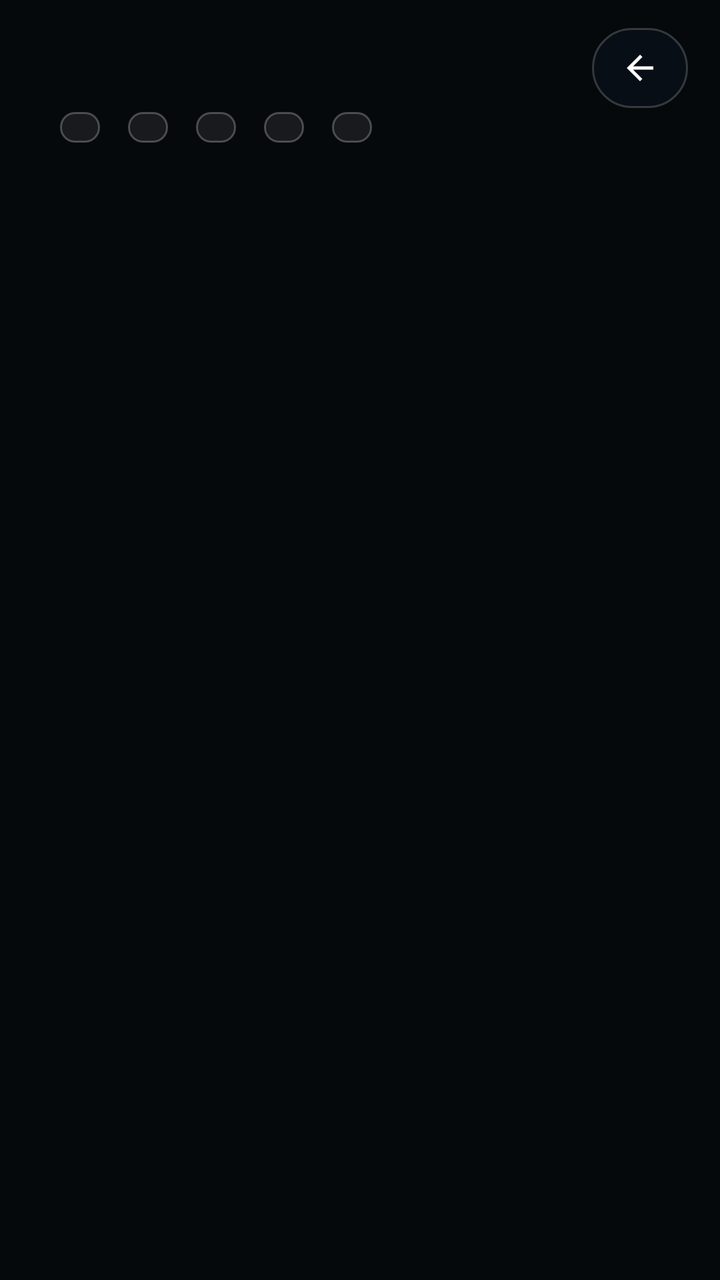
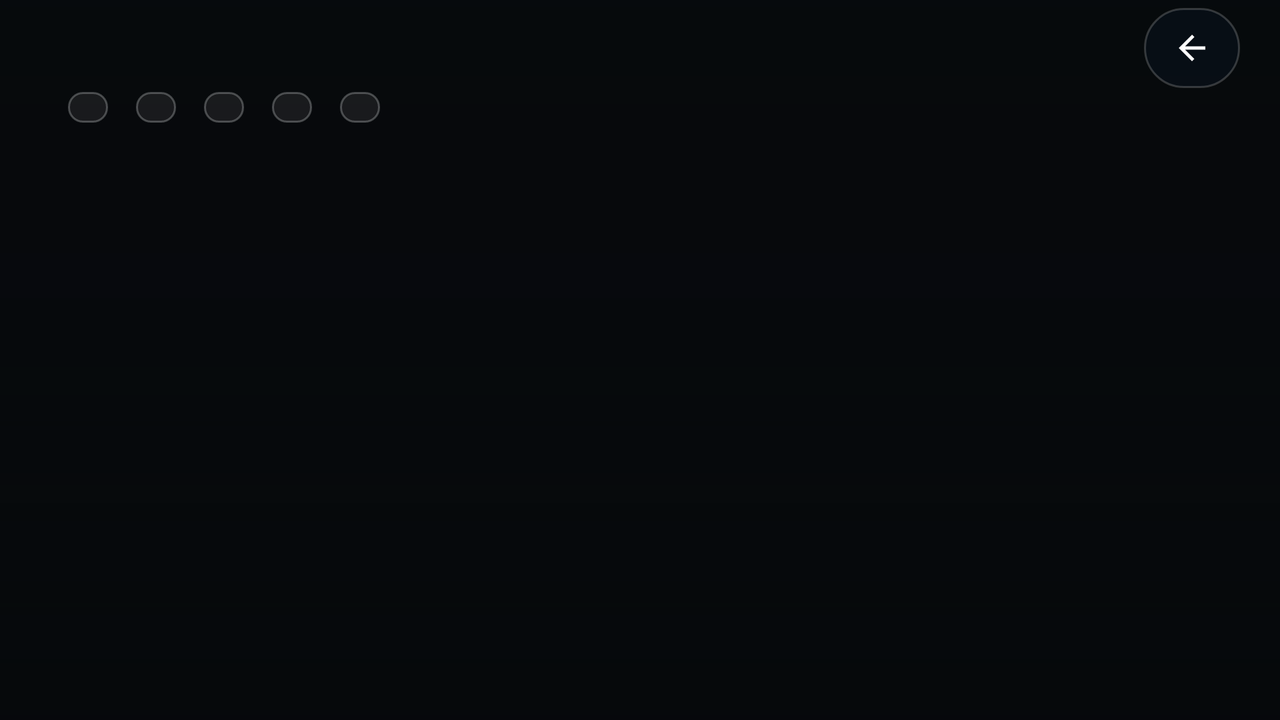

Two renders of one Android screen. The first uses the default layout on a phone; the second uses the alternative layout the repository ships for a different screen configuration, on a matching device. The two XML files are below.
<!-- AndroidManifest.xml: application theme AppTheme -->
<!-- res/layout/activity_app_view.xml -->
<?xml version="1.0" encoding="utf-8"?>
<RelativeLayout xmlns:android="http://schemas.android.com/apk/res/android"
    xmlns:tools="http://schemas.android.com/tools"
    android:layout_width="match_parent"
    android:layout_height="match_parent"
    android:background="@color/am_ground"
    tools:context=".AppView" >

    <LinearLayout
        android:id="@+id/am_app_header"
        android:layout_width="match_parent"
        android:layout_height="wrap_content"
        android:layout_alignParentTop="true"
        android:orientation="vertical"
        android:gravity="start"
        android:paddingStart="16dp"
        android:paddingLeft="16dp"
        android:paddingEnd="16dp"
        android:paddingRight="16dp"
        android:paddingTop="14dp"
        android:paddingBottom="6dp">

        <LinearLayout
            android:layout_width="match_parent"
            android:layout_height="wrap_content"
            android:orientation="horizontal"
            android:gravity="center_vertical">

        <TextView
            android:id="@+id/appListText"
            android:layout_width="0dp"
            android:layout_weight="1"
            android:layout_height="wrap_content"
            android:preferKeepClear="true"
            android:textSize="16sp"
            android:textStyle="bold"
            android:letterSpacing="0.08"
            android:textAllCaps="true"
            android:textColor="@color/am_text_primary" />

        <ImageButton
            android:id="@+id/am_back"
            android:layout_width="48dp"
            android:layout_height="40dp"
            android:minHeight="48dp"
            android:background="@drawable/am_pill_soft"
            android:scaleType="fitCenter"
            android:padding="10dp"
            android:src="@drawable/ic_arrow_back"
            android:contentDescription="@string/am_back" />
        </LinearLayout>
            
        <LinearLayout
            android:id="@+id/am_pick_specs"
            android:layout_width="wrap_content"
            android:layout_height="wrap_content"
            android:layout_marginTop="2dp"
            android:orientation="horizontal">

            <TextView
                android:id="@+id/am_pick_spec_res"
                style="@style/AmSpecChip"
                android:layout_width="wrap_content"
                android:layout_height="wrap_content" />

            <TextView
                android:id="@+id/am_pick_spec_fps"
                style="@style/AmSpecChip"
                android:layout_width="wrap_content"
                android:layout_height="wrap_content" />

            <TextView
                android:id="@+id/am_pick_spec_bitrate"
                style="@style/AmSpecChip"
                android:layout_width="wrap_content"
                android:layout_height="wrap_content" />

            <TextView
                android:id="@+id/am_pick_spec_codec"
                style="@style/AmSpecChip"
                android:layout_width="wrap_content"
                android:layout_height="wrap_content" />

            <TextView
                android:id="@+id/am_pick_spec_audio"
                style="@style/AmSpecChip"
                android:layout_width="wrap_content"
                android:layout_height="wrap_content" />
        </LinearLayout>
</LinearLayout>

    <FrameLayout
        android:id="@+id/appFragmentContainer"
        android:layout_width="fill_parent"
        android:layout_height="wrap_content"
        android:layout_alignParentLeft="true"
        android:layout_alignParentStart="true"
        android:layout_alignParentRight="true"
        android:layout_alignParentEnd="true"
        android:layout_alignParentBottom="true"
        android:layout_below="@+id/am_app_header"/>

</RelativeLayout>
<!-- resources referenced by this layout -->
<resources>
  <color name="am_ground">#FF06090C</color>
  <color name="am_text_primary">#FFF3F7F8</color>
  <!-- drawable am_pill_soft (drawable) -->
  <?xml version="1.0" encoding="utf-8"?>
  <ripple xmlns:android="http://schemas.android.com/apk/res/android"
      android:color="@color/am_ripple">
      <item>
          <shape android:shape="rectangle">
              <solid android:color="@color/am_accent_soft" />
              <corners android:radius="28dp" />
              <stroke android:width="1dp" android:color="@color/am_border_high" />
          </shape>
      </item>
  </ripple>
  <!-- drawable ic_arrow_back (drawable) -->
  <?xml version="1.0" encoding="utf-8"?>
  <vector xmlns:android="http://schemas.android.com/apk/res/android"
      android:width="24dp"
      android:height="24dp"
      android:viewportWidth="24"
      android:viewportHeight="24">
      <path
          android:fillColor="#FFFFFFFF"
          android:pathData="M20,11H7.83l5.59,-5.59L12,4l-8,8 8,8 1.41,-1.41L7.83,13H20v-2z"/>
  </vector>
  <string name="am_back">Back</string>
  <style name="AmSpecChip">
          <item name="android:textSize">13sp</item>
          <item name="android:textStyle">bold</item>
          <item name="android:textColor">@color/am_text</item>
          <item name="android:background">@drawable/am_spec_chip</item>
          <item name="android:gravity">center</item>
          <item name="android:includeFontPadding">false</item>
          <item name="android:paddingStart">10dp</item>
          <item name="android:paddingEnd">10dp</item>
          <item name="android:layout_marginStart">14dp</item>
          <item name="android:singleLine">true</item>
      </style>
  <style name="AppTheme" parent="AppBaseTheme">
          <item name="android:windowActionBar">false</item>
          <item name="android:windowNoTitle">true</item>
          <item name="android:alertDialogTheme">@style/AmAlertDialogTheme</item>
      </style>
  <color name="am_ripple">#30FFFFFF</color>
  <color name="am_accent_soft">#29102A44</color>
  <color name="am_border_high">#30FFFFFF</color>
  <color name="am_text">#FFF3F7F8</color>
  <!-- drawable am_spec_chip (drawable) -->
  <?xml version="1.0" encoding="utf-8"?>
  <shape xmlns:android="http://schemas.android.com/apk/res/android" android:shape="rectangle">
      <solid android:color="#12F3F7F8" />
      <corners android:radius="7dp" />
      <stroke android:width="1dp" android:color="#42F3F7F8" />
  </shape>
  <!-- from res/values-v21/ -->
  <style name="AppBaseTheme" parent="android:Theme.Material">
          <item name="android:colorBackground">@color/am_ground</item>
          <item name="android:windowBackground">@color/am_ground</item>
          <item name="android:statusBarColor">@color/am_ground</item>
          <item name="android:navigationBarColor">@color/am_ground</item>
          <item name="android:colorAccent">@color/am_accent</item>
          <item name="android:colorPrimary">@color/am_accent</item>
          <item name="android:colorPrimaryDark">@color/am_ground</item>
      </style>
  <style name="AmAlertDialogTheme" parent="android:Theme.Material.Dialog.Alert">
          <item name="android:windowBackground">@drawable/am_dialog_bg</item>
          <item name="android:colorBackground">@color/am_surface</item>
          <item name="android:textColorPrimary">@color/am_text_primary</item>
          <item name="android:textColorSecondary">@color/am_text_secondary</item>
          <item name="android:colorAccent">@color/am_auth</item>
      </style>
  <color name="am_accent">#FF102A44</color>
  <!-- drawable am_dialog_bg (drawable) -->
  <?xml version="1.0" encoding="utf-8"?>
  <shape xmlns:android="http://schemas.android.com/apk/res/android"
      android:shape="rectangle">
      <solid android:color="@color/am_surface" />
      <corners android:radius="16dp" />
      <stroke android:width="1dp" android:color="@color/am_border" />
  </shape>
  <color name="am_surface">#FF0F1519</color>
  <color name="am_text_secondary">#FFA2B2BA</color>
  <color name="am_auth">#FF102A44</color>
  <color name="am_border">#14FFFFFF</color>
</resources>
<!-- res/layout-land/activity_app_view.xml (the repository's variant of the layout above) -->
<!-- drawn on the phone turned sideways -->
<?xml version="1.0" encoding="utf-8"?>
<RelativeLayout xmlns:android="http://schemas.android.com/apk/res/android"
    xmlns:tools="http://schemas.android.com/tools"
    android:layout_width="match_parent"
    android:layout_height="match_parent"
    android:background="@color/am_ground"
    tools:context=".AppView" >

    
    <ImageView
        android:id="@+id/am_pick_ambient"
        android:layout_width="match_parent"
        android:layout_height="match_parent"
        android:scaleType="centerCrop"
        android:visibility="gone" />

    
    <View
        android:layout_width="match_parent"
        android:layout_height="match_parent"
        android:background="@drawable/am_ambient_veil" />

    <LinearLayout
        android:id="@+id/am_app_header"
        android:layout_width="match_parent"
        android:layout_height="wrap_content"
        android:layout_alignParentTop="true"
        android:orientation="vertical"
        android:gravity="start"
        android:paddingStart="20dp"
        android:paddingLeft="20dp"
        android:paddingEnd="20dp"
        android:paddingRight="20dp"
        android:paddingTop="4dp"
        android:paddingBottom="2dp">

        <LinearLayout
            android:layout_width="match_parent"
            android:layout_height="wrap_content"
            android:orientation="horizontal"
            android:gravity="center_vertical">

        <TextView
            android:id="@+id/appListText"
            android:layout_width="0dp"
            android:layout_weight="1"
            android:layout_height="wrap_content"
            android:preferKeepClear="true"
            android:textSize="18sp"
            android:textStyle="bold"
            android:letterSpacing="0.08"
            android:textAllCaps="true"
            android:textColor="@color/am_text_primary" />

        <ImageButton
            android:id="@+id/am_back"
            android:layout_width="48dp"
            android:layout_height="40dp"
            android:minHeight="48dp"
            android:background="@drawable/am_pill_soft"
            android:scaleType="fitCenter"
            android:padding="10dp"
            android:src="@drawable/ic_arrow_back"
            android:contentDescription="@string/am_back" />
        </LinearLayout>
            
        <LinearLayout
            android:id="@+id/am_pick_specs"
            android:layout_width="wrap_content"
            android:layout_height="wrap_content"
            android:layout_marginTop="2dp"
            android:orientation="horizontal">

            <TextView
                android:id="@+id/am_pick_spec_res"
                style="@style/AmSpecChip"
                android:layout_width="wrap_content"
                android:layout_height="wrap_content" />

            <TextView
                android:id="@+id/am_pick_spec_fps"
                style="@style/AmSpecChip"
                android:layout_width="wrap_content"
                android:layout_height="wrap_content" />

            <TextView
                android:id="@+id/am_pick_spec_bitrate"
                style="@style/AmSpecChip"
                android:layout_width="wrap_content"
                android:layout_height="wrap_content" />

            <TextView
                android:id="@+id/am_pick_spec_codec"
                style="@style/AmSpecChip"
                android:layout_width="wrap_content"
                android:layout_height="wrap_content" />

            <TextView
                android:id="@+id/am_pick_spec_audio"
                style="@style/AmSpecChip"
                android:layout_width="wrap_content"
                android:layout_height="wrap_content" />
        </LinearLayout>
</LinearLayout>

    <FrameLayout
        android:id="@+id/appFragmentContainer"
        android:layout_width="match_parent"
        android:layout_height="match_parent"
        android:layout_alignParentStart="true"
        android:layout_alignParentLeft="true"
        android:layout_alignParentEnd="true"
        android:layout_alignParentRight="true"
        android:layout_alignParentBottom="true"
        android:layout_below="@+id/am_app_header"/>

</RelativeLayout>
<!-- resources referenced by the variant -->
<!-- as the phone turned sideways resolves them -->
<resources>
  <color name="am_ground">#FF06090C</color>
  <color name="am_text_primary">#FFF3F7F8</color>
  <!-- drawable am_ambient_veil (drawable) -->
  <?xml version="1.0" encoding="utf-8"?>
  <shape xmlns:android="http://schemas.android.com/apk/res/android" android:shape="rectangle">
      <gradient
          android:angle="270"
          android:startColor="#1405080A"
          android:centerColor="#2E05080A"
          android:endColor="#8F05080A" />
  </shape>
  <!-- drawable am_pill_soft (drawable) -->
  <?xml version="1.0" encoding="utf-8"?>
  <ripple xmlns:android="http://schemas.android.com/apk/res/android"
      android:color="@color/am_ripple">
      <item>
          <shape android:shape="rectangle">
              <solid android:color="@color/am_accent_soft" />
              <corners android:radius="28dp" />
              <stroke android:width="1dp" android:color="@color/am_border_high" />
          </shape>
      </item>
  </ripple>
  <!-- drawable ic_arrow_back (drawable) -->
  <?xml version="1.0" encoding="utf-8"?>
  <vector xmlns:android="http://schemas.android.com/apk/res/android"
      android:width="24dp"
      android:height="24dp"
      android:viewportWidth="24"
      android:viewportHeight="24">
      <path
          android:fillColor="#FFFFFFFF"
          android:pathData="M20,11H7.83l5.59,-5.59L12,4l-8,8 8,8 1.41,-1.41L7.83,13H20v-2z"/>
  </vector>
  <string name="am_back">Back</string>
  <style name="AppTheme" parent="AppBaseTheme">
          <item name="android:windowActionBar">false</item>
          <item name="android:windowNoTitle">true</item>
          <item name="android:alertDialogTheme">@style/AmAlertDialogTheme</item>
      </style>
  <color name="am_ripple">#30FFFFFF</color>
  <color name="am_accent_soft">#29102A44</color>
  <color name="am_border_high">#30FFFFFF</color>
  <color name="am_text">#FFF3F7F8</color>
  <!-- drawable am_spec_chip (drawable) -->
  <?xml version="1.0" encoding="utf-8"?>
  <shape xmlns:android="http://schemas.android.com/apk/res/android" android:shape="rectangle">
      <solid android:color="#12F3F7F8" />
      <corners android:radius="7dp" />
      <stroke android:width="1dp" android:color="#42F3F7F8" />
  </shape>
  <!-- from res/values-v21/ -->
  <style name="AppBaseTheme" parent="android:Theme.Material">
          <item name="android:colorBackground">@color/am_ground</item>
          <item name="android:windowBackground">@color/am_ground</item>
          <item name="android:statusBarColor">@color/am_ground</item>
          <item name="android:navigationBarColor">@color/am_ground</item>
          <item name="android:colorAccent">@color/am_accent</item>
          <item name="android:colorPrimary">@color/am_accent</item>
          <item name="android:colorPrimaryDark">@color/am_ground</item>
      </style>
  <style name="AmAlertDialogTheme" parent="android:Theme.Material.Dialog.Alert">
          <item name="android:windowBackground">@drawable/am_dialog_bg</item>
          <item name="android:colorBackground">@color/am_surface</item>
          <item name="android:textColorPrimary">@color/am_text_primary</item>
          <item name="android:textColorSecondary">@color/am_text_secondary</item>
          <item name="android:colorAccent">@color/am_auth</item>
      </style>
  <color name="am_accent">#FF102A44</color>
  <!-- drawable am_dialog_bg (drawable) -->
  <?xml version="1.0" encoding="utf-8"?>
  <shape xmlns:android="http://schemas.android.com/apk/res/android"
      android:shape="rectangle">
      <solid android:color="@color/am_surface" />
      <corners android:radius="16dp" />
      <stroke android:width="1dp" android:color="@color/am_border" />
  </shape>
  <color name="am_surface">#FF0F1519</color>
  <color name="am_text_secondary">#FFA2B2BA</color>
  <color name="am_auth">#FF102A44</color>
  <color name="am_border">#14FFFFFF</color>
  <!-- some entries are left out for length -->
</resources>
